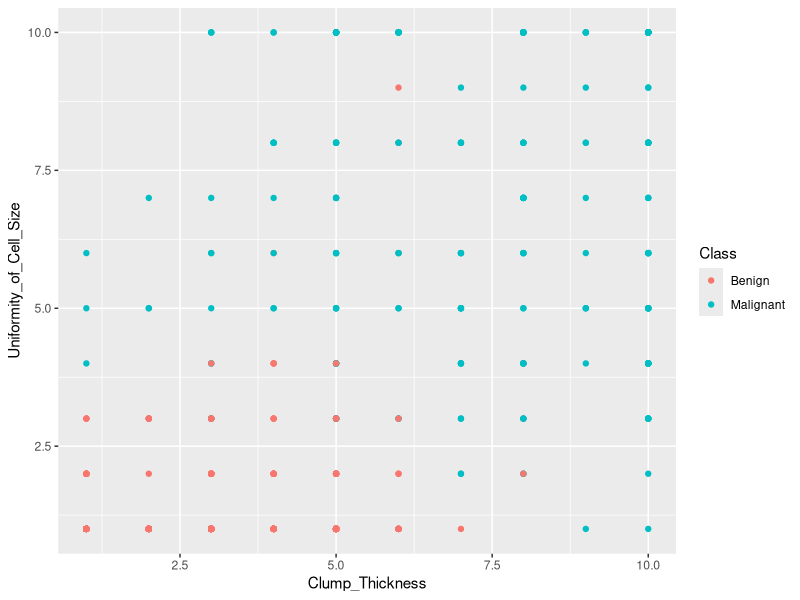

Generate this figure with R:
## ---- chunk 1
library(tidyverse)
library(caTools)
library(class)
library(rpart)
set.seed(23)
## ---- chunk 2
cancer = read.csv("breastcancer.csv")

names(cancer) = c("Sample_ID",
                  "Clump_Thickness",
                  "Uniformity_of_Cell_Size",
                  "Uniformity_of_Cell_Shape",
                  "Marginal_Adhesion",
                  "Single_Epithelial_Cell_Size",
                  "Bare_Nuclei",
                  "Bland_Chromatin",
                  "Normal_Nucleoli",
                  "Mitoses",
                  "Class")

cancer = na.omit(cancer)
cancer$Class = factor(cancer$Class,
                      levels=c(2,4),
                      labels=c("Benign","Malignant"))
## ---- chunk 3
cancer %>%
  ggplot(aes(x=Clump_Thickness, y=Uniformity_of_Cell_Size, color = Class)) +
  geom_point()
## ---- chunk 4
sensitivity = function(cm){
  return(cm[2,2]/(cm[2,2]+cm[2,1]))
}
## ---- chunk 5
specificity = function(cm){
  return(cm[1,1]/(cm[1,1]+cm[1,2]))
}
## ---- chunk 6
accuracy = function(cm){
  return((cm[1,1]+cm[2,2])/(cm[1,1]+cm[1,2]+cm[2,1]+cm[2,2]))
}
## ---- chunk 7
precision = function(cm){
  return(cm[2,2]/(cm[2,2]+cm[1,2]))
}
## ---- chunk 8
cancer$Clump_Thickness = scale(cancer$Clump_Thickness)
cancer$Uniformity_of_Cell_Size = scale(cancer$Uniformity_of_Cell_Size)
cancer$Uniformity_of_Cell_Shape = scale(cancer$Uniformity_of_Cell_Shape)
cancer$Marginal_Adhesion = scale(cancer$Marginal_Adhesion)
cancer$Single_Epithelial_Cell_Size = scale(cancer$Single_Epithelial_Cell_Size)
## ---- chunk 9
split = sample(x=2, size=nrow(cancer), replace=TRUE, prob=c(.67, .33))
cancer.training = cancer[split==1, 2:6]
cancer.test = cancer[split==2, 2:6]
cancer.trainLabels = cancer[split==1, 11]
cancer.testLabels = cancer[split==2, 11]
## ---- chunk 10
prediction = knn(train=cancer.training
                 , test=cancer.test
                 , cl=cancer.trainLabels
                 , k=3)
## ---- chunk 11
(confusionMatrix = table(actual=cancer.testLabels,
                        prediction))
## ---- chunk 12
sensitivity(confusionMatrix)
## ---- chunk 13
specificity(confusionMatrix)
## ---- chunk 14
accuracy(confusionMatrix)
## ---- chunk 15
precision(confusionMatrix)
## ---- chunk 16
trainingWithLabel = cancer.training
trainingWithLabel$class = cancer.trainLabels

logModel = glm(class ~ 
                 Clump_Thickness + 
                 Uniformity_of_Cell_Size + 
                 Uniformity_of_Cell_Shape +
                 Marginal_Adhesion +
                 Single_Epithelial_Cell_Size, 
               data=trainingWithLabel, 
               family="binomial")

predictionLog = predict(logModel, cancer.test, type="response")

cancer.test$class = cancer.testLabels
cancer.test$prediction = ifelse(predictionLog>0.7, "Malignant", "Benign")
## ---- chunk 17
(logConfusionMatrix = table(prediction=cancer.test$prediction,
                           actual=cancer.testLabels))
## ---- chunk 18
sensitivity(logConfusionMatrix)
## ---- chunk 19
specificity(logConfusionMatrix)
## ---- chunk 20
accuracy(logConfusionMatrix)
## ---- chunk 21
precision(logConfusionMatrix)
## ---- chunk 22
treeModel = rpart(class ~
                    Clump_Thickness +
                    Uniformity_of_Cell_Size +
                    Uniformity_of_Cell_Shape +
                    Marginal_Adhesion +
                    Single_Epithelial_Cell_Size,
                  data=trainingWithLabel,
                  control=rpart.control(maxdepth = 3),
                  method='class')

predictionTree = predict(treeModel, cancer.test, type="class")
## ---- chunk 23
(treeConfusionMatrix = table(actual=cancer.testLabels,
                            prediction=predictionTree))
## ---- chunk 24
sensitivity(treeConfusionMatrix)
## ---- chunk 25
specificity(treeConfusionMatrix)
## ---- chunk 26
accuracy(treeConfusionMatrix)
## ---- chunk 27
precision(treeConfusionMatrix)
